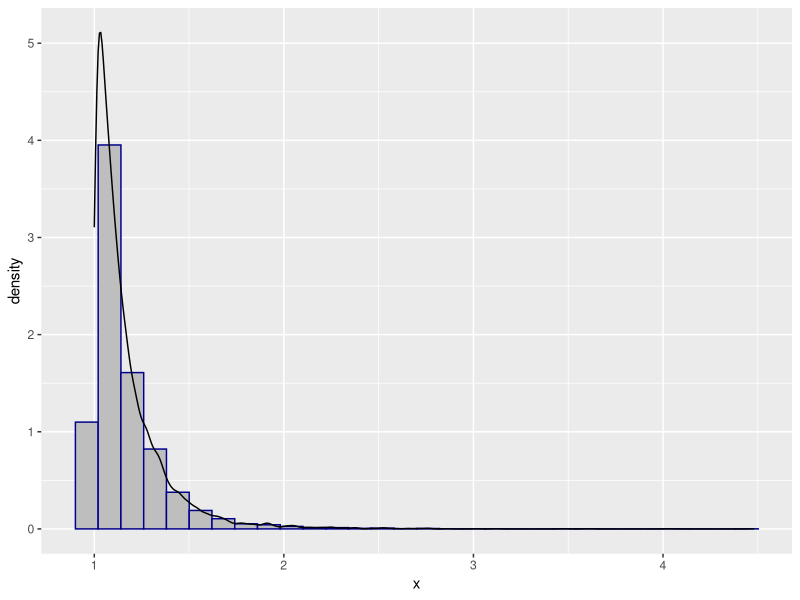
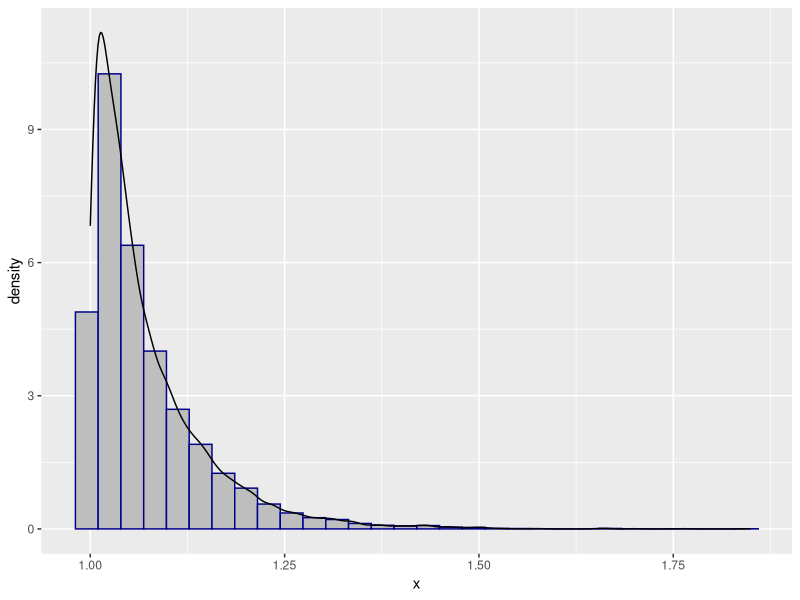
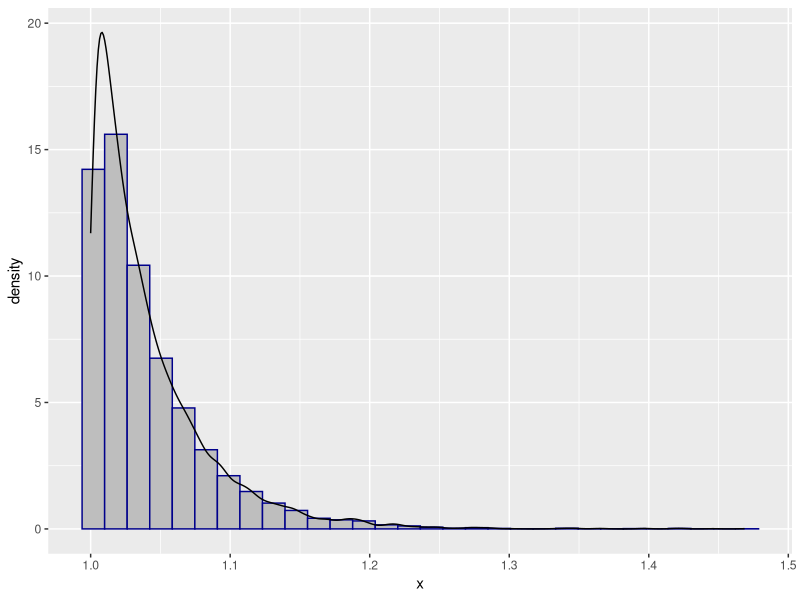

R code for these plots, in order: (Note: this script raises an error after producing the figures.)
#Implement two samplers, one for X and one for Y. Plot the histogram and the density
#and comment on the results exploring different values of γ.
library(patchwork)
#sampler for Pareto
xsampler<- function(n, gamma){
  u<- runif(n)
  x<-1/((1-u)^(1/gamma))
  return(x)
}

#sampler for Exponential
ysampler<- function(x){
  y<- log(x)
  return(y)
}
i=0
gamma = c(7,15,25)

x1=xsampler(10000,10)
y1=ysampler(x1)
x2<-xsampler(10000,10)
y2<- ysampler(x2)

library(ggplot2)

ggplot(data.frame(x=xsampler(10000,gamma[1])), aes(x)) +
  geom_histogram(aes(y=..density..), fill="gray",col="darkblue")+
  geom_density()
ggplot(data.frame(x=xsampler(10000,gamma[2])), aes(x)) +
  geom_histogram(aes(y=..density..), fill="gray",col="darkblue")+
  geom_density()
ggplot(data.frame(x=xsampler(10000,gamma[3])), aes(x)) +
  geom_histogram(aes(y=..density..), fill="gray",col="darkblue")+
  geom_density()
x
